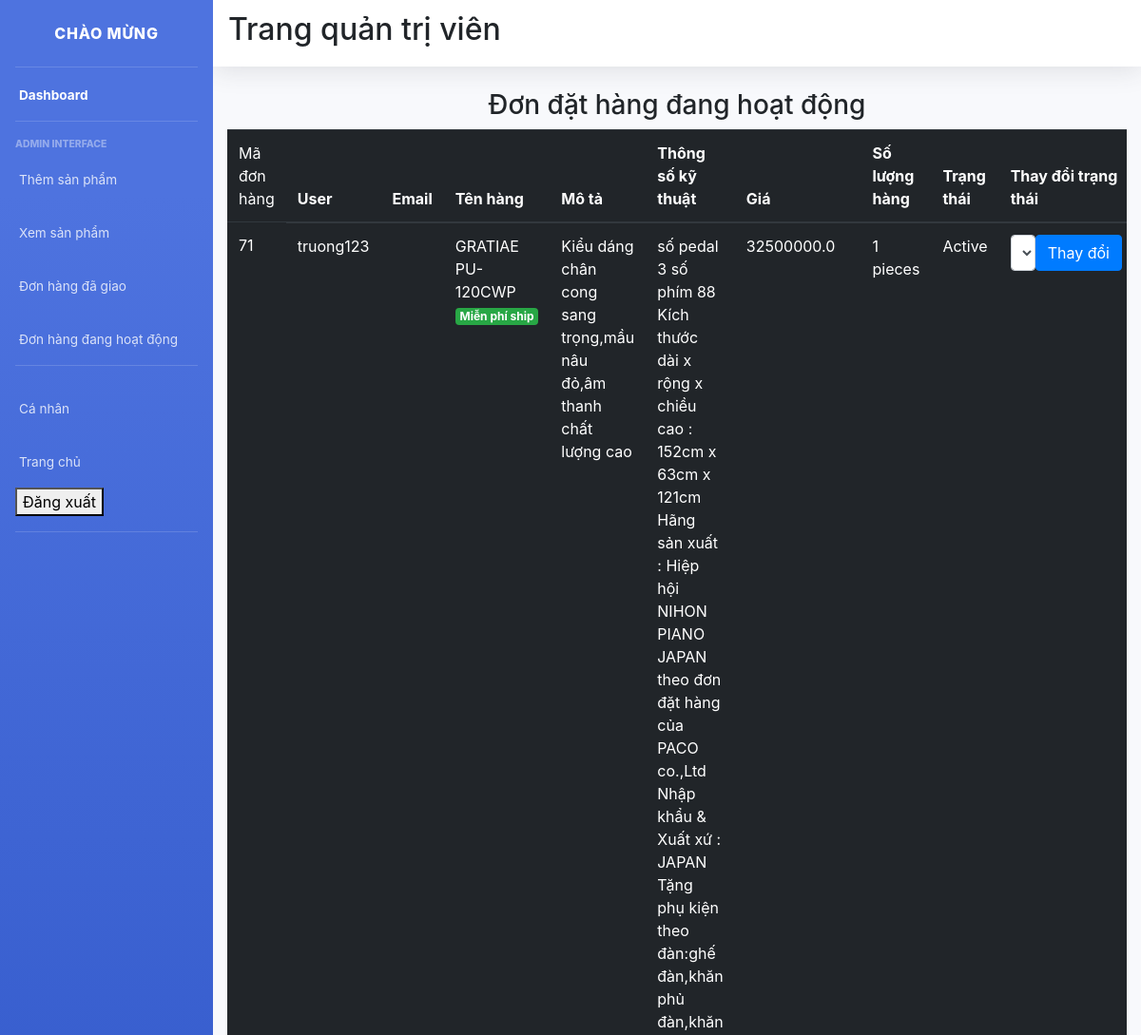
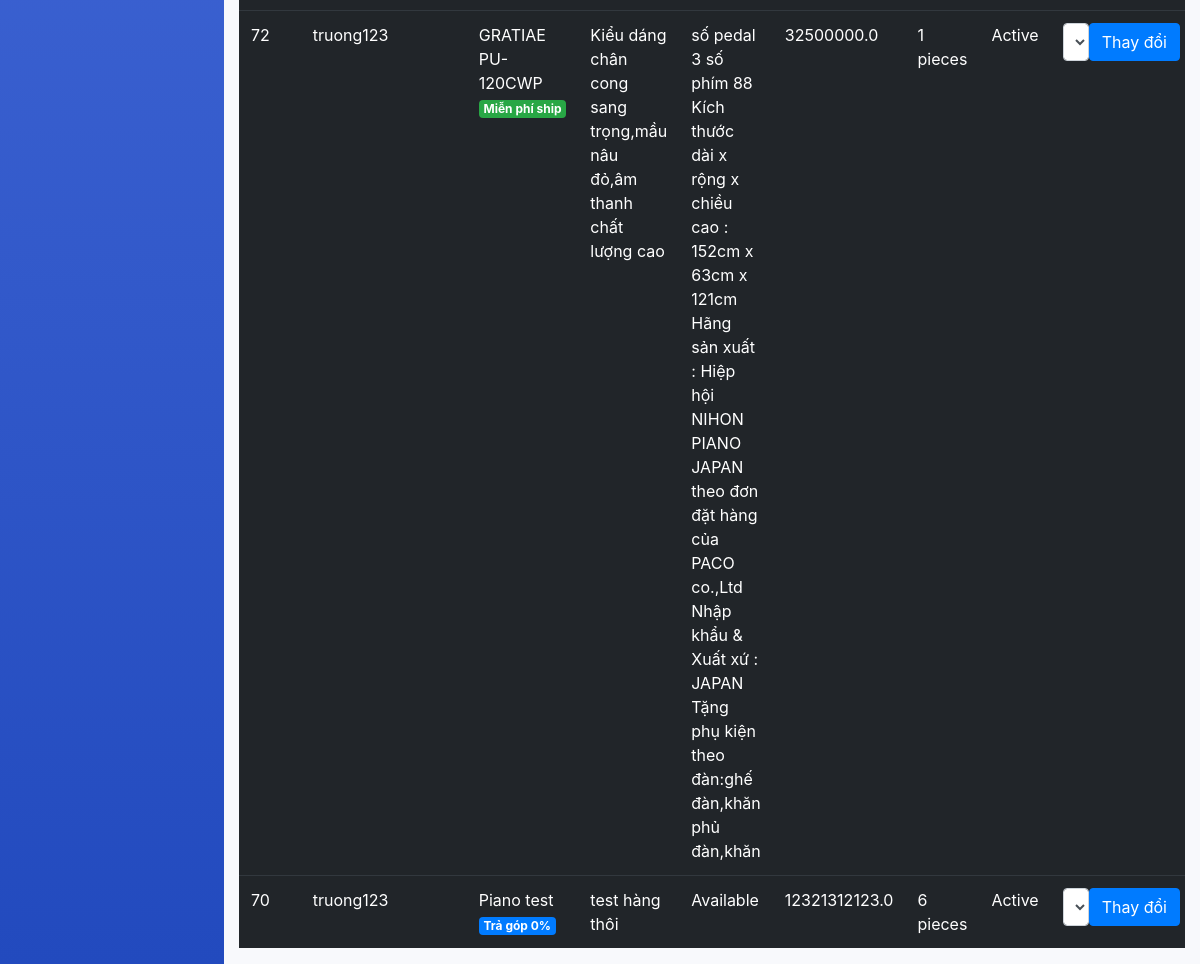
Page /pending_orders/ (signed in) on the committed database (2 pictures, top to bottom).
### main/models.py (models this page shows, shortened)
class CartItems(models.Model):
    ORDER_STATUS = (
        ('Active', 'Active'),
        ('Delivered', 'Delivered')
    )
    user = models.ForeignKey(User, on_delete=models.CASCADE)
    item = models.ForeignKey(Item, on_delete=models.CASCADE)
    ordered = models.BooleanField(default=False)
    quantity = models.IntegerField(default=1)
    ordered_date = models.DateField(default=timezone.now)
    status = models.CharField(max_length=20, choices=ORDER_STATUS, default='Active')
    delivery_date = models.DateField(default=timezone.now)
    class Meta:
        verbose_name = 'Cart Item'
        verbose_name_plural = 'Cart Items'

class Item(models.Model):
    LABELS = (
        ('Sản phẩm bán chạy', 'Sản phẩm bán chạy'),
        ('Khuyến mãi', 'Khuyễn mãi'),
        ('Trả góp 0%', 'Trả góp 0%'),
        ('Miễn phí ship', 'Miễn phí ship'),
        ('Sản phẩm mới', 'Sản phẩm mới')
    )
    LABEL_COLOUR = (
        ('danger', 'danger'),
        ('success', 'success'),
        ('primary', 'primary'),
        ('info', 'info'),
        ('warning', 'warning'),
    )
    title = models.CharField(verbose_name = "Tên", max_length=150)
    description = models.CharField(verbose_name = "Mô tả", max_length=250,blank=True)
    price = models.FloatField(verbose_name = "Giá")
    pieces = models.IntegerField(verbose_name = "Số lượng",default=6)
    instructions = models.CharField(verbose_name = "Thông số kĩ thuật", max_length=250,default="Available")
    image = models.ImageField(verbose_name = "Ảnh",default='default.png', upload_to='images/')
    labels = models.CharField(max_length=25, choices=LABELS, blank=True)
    label_colour = models.CharField(max_length=15, choices=LABEL_COLOUR, blank=True)
    slug = models.SlugField(verbose_name = "ID", default="Product")
    created_by = models.ForeignKey(User, verbose_name = "Được tạo bởi", on_delete=models.CASCADE)

### main/decorators.py (the view)
    def wrapper_func(request, *args, **kwargs):
        group = Group.objects.get(user = request.user)
        if group.name == 'admin_owner':
            return view_func(request, *args, **kwargs)
        else:
            return redirect('/')

### main/views.py (called while the page is built)
@login_required(login_url='/accounts/login/')
@admin_required
def pending_orders(request):
    items = CartItems.objects.filter(ordered=True, status="Active").order_by('-ordered_date')
    context = {
        'items':items,
    }
    return render(request, 'main/pending_orders.html', context)

### main/templates/main/pending_orders.html (shortened to what this page needs)
{% extends "main/layout2.html" %}
{% block content %}
<div class="cart">
        <div class="row">
            <div class="col-sm-12">
                <h3 class="text-center">Đơn đặt hàng đang hoạt động</h3>
                {% if items %}
                <div class="table-responsive">
                    <table class="table table-dark">
                        <thead>
                        <tr>
                            <td scope="col">Mã đơn hàng</td>
                            <th scope="col">User</th>
                            <th scope="col">Email</th>
                            <th scope="col">Tên hàng</th>
                            <th scope="col">Mô tả</th>
                            <th scope="col">Thông số kỹ thuật</th>
                            <th scope="col">Giá</th>
                            <th scope="col">Số lượng hàng</th>
                            <th scope="col">Trạng thái</th>
                            <th scope="col">Thay đổi trạng thái</th>
                        </tr>
                        </thead>
                        <tbody>
                            {% for item in items %}
                        <tr>
                            <td>{{ item.id }}</td>
                            <td>{{ item.user.username }}</td>
                            <td>{{ item.user.email}}</td>
                            <td>{{ item.item.title }} <span class="badge badge-{{ item.item.label_colour }}">{{ item.item.labels }}</span></td>
                            <td>{{ item.item.description }}</td>
                            <td>{{ item.item.instructions }}</td>
                            <td>{{ item.item.price }}</td>
                            <td>{{ item.item.pieces }} pieces</td>
                            <td>{{ item.status }}</td>
                            <td>
                                <form method="POST" action="{% url 'main:update_status' item.id %}" style="display: flex;">
                                    <select class="form-control" name="status">
                                        <option value="Active" selected="selected">Đã đặt hàng</option>
                                    </select>
                                    <button type="submit" class="btn btn-primary">Thay đổi</button>
                                </form>
                            </td>
                        </tr>
                            {% endfor %}
                        </tbody>
                    </table>
                </div>
                {% else %}
                <h4 class="text-center">Xin lỗi, bạn chưa có đơn đặt hàng nào!!!</h4>
                {% endif %}
            </div>
        </div>
</div>
{% endblock content %}

### rows in the picture
CartItems: id "71", user.username "truong123", item "GRATIAE PU-120CWP", item.labels "Miễn phí ship", item.description "Kiểu dáng chân cong sang trọng,mầu nâu đỏ,âm thanh chất lượng cao", item.instructions "số pedal 3 số phím 88 Kích thước dài x rộng x chiều cao : 152cm x 63cm x 121cm Hãng sản xuất : Hiệp hội NIHON PIANO JAPAN theo đơn đặt hàng của PACO co.,Ltd Nhập khẩu & Xuất xứ : JAPAN Tặng phụ kiện theo đàn:ghế đàn,khăn phủ đàn,khăn", item.price "32500000.0", item.pieces "1", status "Active"
CartItems: id "72", user.username "truong123", item "GRATIAE PU-120CWP", item.labels "Miễn phí ship", item.description "Kiểu dáng chân cong sang trọng,mầu nâu đỏ,âm thanh chất lượng cao", item.instructions "số pedal 3 số phím 88 Kích thước dài x rộng x chiều cao : 152cm x 63cm x 121cm Hãng sản xuất : Hiệp hội NIHON PIANO JAPAN theo đơn đặt hàng của PACO co.,Ltd Nhập khẩu & Xuất xứ : JAPAN Tặng phụ kiện theo đàn:ghế đàn,khăn phủ đàn,khăn", item.price "32500000.0", item.pieces "1", status "Active"
CartItems: id "70", user.username "truong123", item "Piano test", item.labels "Trả góp 0%", item.description "test hàng thôi", item.instructions "Available", item.price "12321312123.0", item.pieces "6", status "Active"
